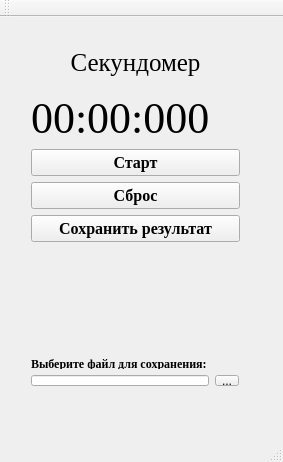
<?xml version="1.0" encoding="UTF-8"?>
<ui version="4.0">
 <class>MainWindow</class>
 <widget class="QMainWindow" name="MainWindow">
  <property name="geometry">
   <rect>
    <x>0</x>
    <y>0</y>
    <width>283</width>
    <height>462</height>
   </rect>
  </property>
  <property name="windowTitle">
   <string>MainWindow</string>
  </property>
  <widget class="QWidget" name="centralWidget">
   <widget class="QWidget" name="layoutWidget">
    <property name="geometry">
     <rect>
      <x>20</x>
      <y>10</y>
      <width>231</width>
      <height>226</height>
     </rect>
    </property>
    <layout class="QVBoxLayout" name="verticalLayout_2">
     <item>
      <widget class="QLabel" name="label_2">
       <property name="font">
        <font>
         <family>Times New Roman</family>
         <pointsize>19</pointsize>
        </font>
       </property>
       <property name="text">
        <string>Секундомер</string>
       </property>
       <property name="alignment">
        <set>Qt::AlignCenter</set>
       </property>
      </widget>
     </item>
     <item>
      <layout class="QVBoxLayout" name="verticalLayout">
       <item>
        <widget class="QLabel" name="MainLabel">
         <property name="font">
          <font>
           <family>Times New Roman</family>
           <pointsize>33</pointsize>
          </font>
         </property>
         <property name="text">
          <string>00:00:000</string>
         </property>
        </widget>
       </item>
       <item>
        <widget class="QPushButton" name="StartStopButton">
         <property name="font">
          <font>
           <family>Times New Roman</family>
           <pointsize>12</pointsize>
           <weight>75</weight>
           <bold>true</bold>
          </font>
         </property>
         <property name="text">
          <string>Старт</string>
         </property>
        </widget>
       </item>
       <item>
        <widget class="QPushButton" name="ResetButton">
         <property name="font">
          <font>
           <family>Times New Roman</family>
           <pointsize>12</pointsize>
           <weight>75</weight>
           <bold>true</bold>
          </font>
         </property>
         <property name="text">
          <string>Сброс</string>
         </property>
        </widget>
       </item>
       <item>
        <widget class="QPushButton" name="SaveButton">
         <property name="font">
          <font>
           <family>Times New Roman</family>
           <pointsize>12</pointsize>
           <weight>75</weight>
           <bold>true</bold>
          </font>
         </property>
         <property name="text">
          <string>Сохранить результат</string>
         </property>
        </widget>
       </item>
      </layout>
     </item>
    </layout>
   </widget>
   <widget class="QWidget" name="layoutWidget">
    <property name="geometry">
     <rect>
      <x>20</x>
      <y>330</y>
      <width>230</width>
      <height>50</height>
     </rect>
    </property>
    <layout class="QVBoxLayout" name="verticalLayout_3">
     <item>
      <widget class="QLabel" name="label_3">
       <property name="font">
        <font>
         <family>Times New Roman</family>
         <pointsize>9</pointsize>
         <weight>75</weight>
         <bold>true</bold>
        </font>
       </property>
       <property name="text">
        <string>Выберите файл для сохранения:</string>
       </property>
      </widget>
     </item>
     <item>
      <layout class="QHBoxLayout" name="horizontalLayout">
       <item>
        <widget class="QLineEdit" name="FilePath"/>
       </item>
       <item>
        <widget class="QToolButton" name="SetFileButton">
         <property name="text">
          <string>...</string>
         </property>
        </widget>
       </item>
      </layout>
     </item>
    </layout>
   </widget>
  </widget>
  <widget class="QMenuBar" name="menuBar">
   <property name="geometry">
    <rect>
     <x>0</x>
     <y>0</y>
     <width>283</width>
     <height>26</height>
    </rect>
   </property>
  </widget>
  <widget class="QToolBar" name="mainToolBar">
   <attribute name="toolBarArea">
    <enum>TopToolBarArea</enum>
   </attribute>
   <attribute name="toolBarBreak">
    <bool>false</bool>
   </attribute>
  </widget>
  <widget class="QStatusBar" name="statusBar"/>
 </widget>
 <layoutdefault spacing="6" margin="11"/>
 <resources/>
 <connections/>
</ui>
